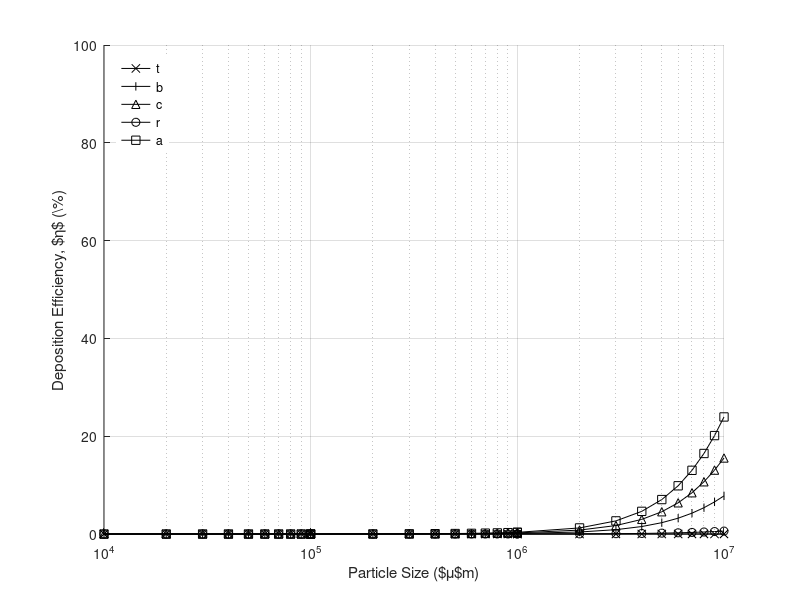
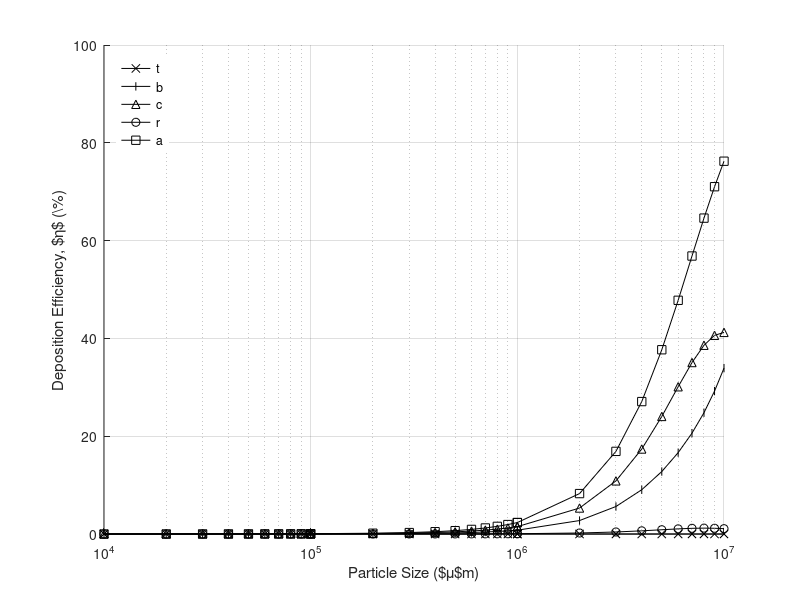
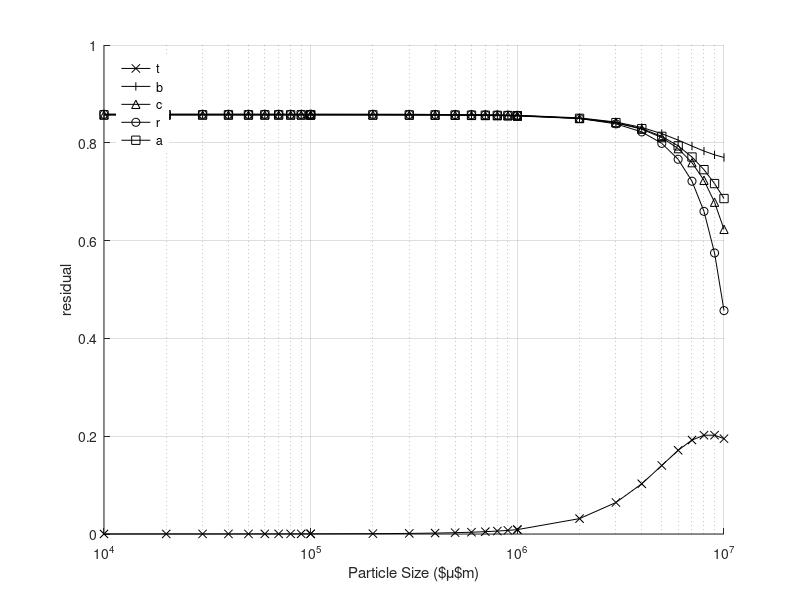
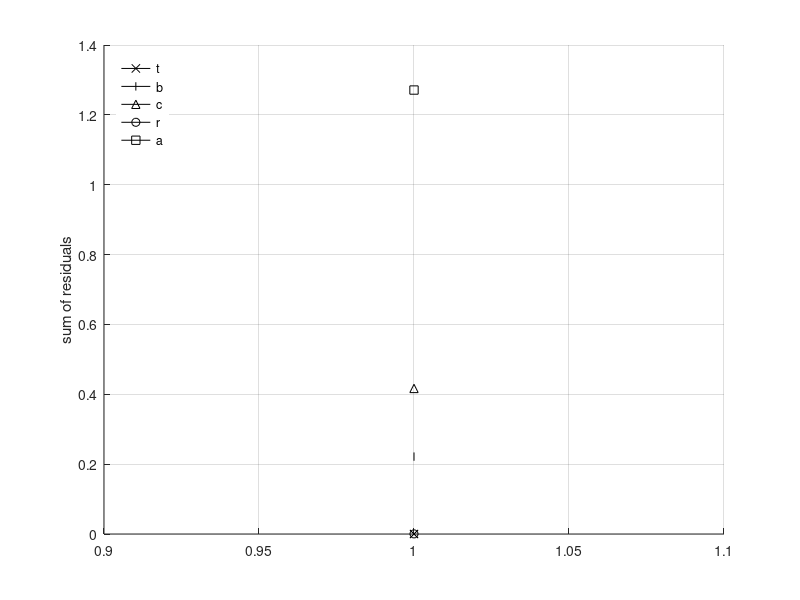

Recreate these plots in MATLAB, in order.
load('Deposition_results')

f1 = f;
g1 = g;

dp_list1 = linspace(.01,.1,10);
dp_list2 = linspace(.1,1,10);
dp_list3 = linspace(1,10,10);
dp_list = [dp_list1 dp_list2 dp_list3]; % particle sizes in meters

sub = ["t","b","c","ra","total"];
colorvec = ["-bo","-rd","-k^","-m|","--ks"];
markervec = ["o","x","^","|","s"];

% model predicted compartmental deposition
h3 = figure;
hold on
plot(dp_list*10^6,100*f1(1,:),'-k','Marker',markervec(2)','DisplayName',sub(1));
plot(dp_list*10^6,100*f1(2,:),'-k','Marker',markervec(4),'DisplayName',sub(2));
plot(dp_list*10^6,100*f1(3,:),'-k','Marker',markervec(3),'DisplayName',sub(3));
plot(dp_list*10^6,100*f1(4,:),'-k','Marker',markervec(1),'DisplayName',sub(4));
plot(dp_list*10^6,100*f1(5,:),'-k','Marker',markervec(5),'DisplayName',sub(5));
set(gca,'XScale','log')
xlabel('Particle Size ($\mu$m)')
ylabel('Deposition Efficiency, $\eta$ (\%)')
legend location northwest box off
set(gcf,'Color',[1 1 1])
grid on
ylim([0 100])

% Radius and length scaled down 
load('Radius_scaled')

f2 = f;
g2 = g;

% model predicted compartmental deposition
h4 = figure;
hold on
plot(dp_list*10^6,100*f2(1,:),'-k','Marker',markervec(2)','DisplayName',sub(1));
plot(dp_list*10^6,100*f2(2,:),'-k','Marker',markervec(4),'DisplayName',sub(2));
plot(dp_list*10^6,100*f2(3,:),'-k','Marker',markervec(3),'DisplayName',sub(3));
plot(dp_list*10^6,100*f2(4,:),'-k','Marker',markervec(1),'DisplayName',sub(4));
plot(dp_list*10^6,100*f2(5,:),'-k','Marker',markervec(5),'DisplayName',sub(5));
set(gca,'XScale','log')
xlabel('Particle Size ($\mu$m)')
ylabel('Deposition Efficiency, $\eta$ (\%)')
legend location northwest box off
set(gcf,'Color',[1 1 1])
grid on
ylim([0 100])

h5 = figure;
hold on
plot(dp_list*10^6,abs(f2(1,:)-f1(1,:))./f2(1,:),'-k','Marker',markervec(2)','DisplayName',sub(1));
plot(dp_list*10^6,abs(f2(2,:)-f1(2,:))./f2(2,:),'-k','Marker',markervec(4),'DisplayName',sub(2));
plot(dp_list*10^6,abs(f2(3,:)-f1(3,:))./f2(3,:),'-k','Marker',markervec(3),'DisplayName',sub(3));
plot(dp_list*10^6,abs(f2(4,:)-f1(4,:))./f2(4,:),'-k','Marker',markervec(1),'DisplayName',sub(4));
plot(dp_list*10^6,abs(f2(5,:)-f1(5,:))./f2(5,:),'-k','Marker',markervec(5),'DisplayName',sub(5));
set(gca,'XScale','log')
xlabel('Particle Size ($\mu$m)')
ylabel('residual')
legend location northwest box off
set(gcf,'Color',[1 1 1])
grid on

h6 = figure;
hold on
plot(sum((f2(1,:)-f1(1,:)).^2),'-k','Marker',markervec(2),'DisplayName',sub(1));
plot(sum((f2(2,:)-f1(2,:)).^2),'-k','Marker',markervec(4),'DisplayName',sub(2));
plot(sum((f2(3,:)-f1(3,:)).^2),'-k','Marker',markervec(3),'DisplayName',sub(3));
plot(sum((f2(4,:)-f1(4,:)).^2),'-k','Marker',markervec(1),'DisplayName',sub(4));
plot(sum((f2(5,:)-f1(5,:)).^2),'-k','Marker',markervec(5),'DisplayName',sub(5));
% set(gca,'XScale','log')
% xlabel('Particle Size ($\mu$m)')
ylabel('sum of residuals')
legend location northwest box off
set(gcf,'Color',[1 1 1])
grid on